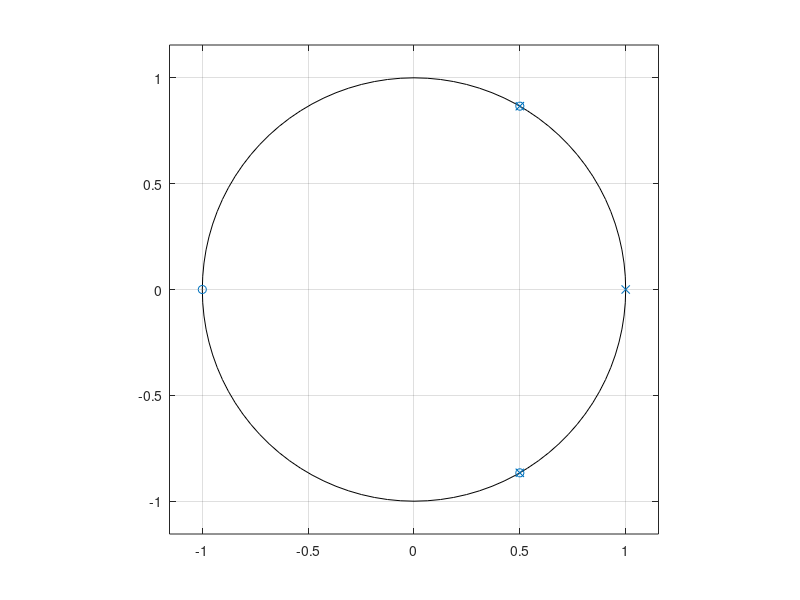

MATLAB code for this plot: (Note: this script raises an error after producing the figure.)
clc;
clear all;
close all;
num=[0.25,0,0,0.25];
den=[1,-2,2,-1];
[z,p,k]= tf2zp(num,den);
zplane(z,p)
[sos,g]=zp2sos(z,p,k)
figure(1)
sys = tf(num, den);  % create the transfer function
pol es = pole(sys);  % to get the poles of the transfer function
% checks for stable, marginally stable and unstable
if all(real(poles) < 0) 
    disp('The transfer function is stable.');
elseif all(real(poles) <= 0) && any(real(poles) < 0)
    disp('The transfer function is marginally stable.');
else
    disp('The transfer function is unstable.');
end